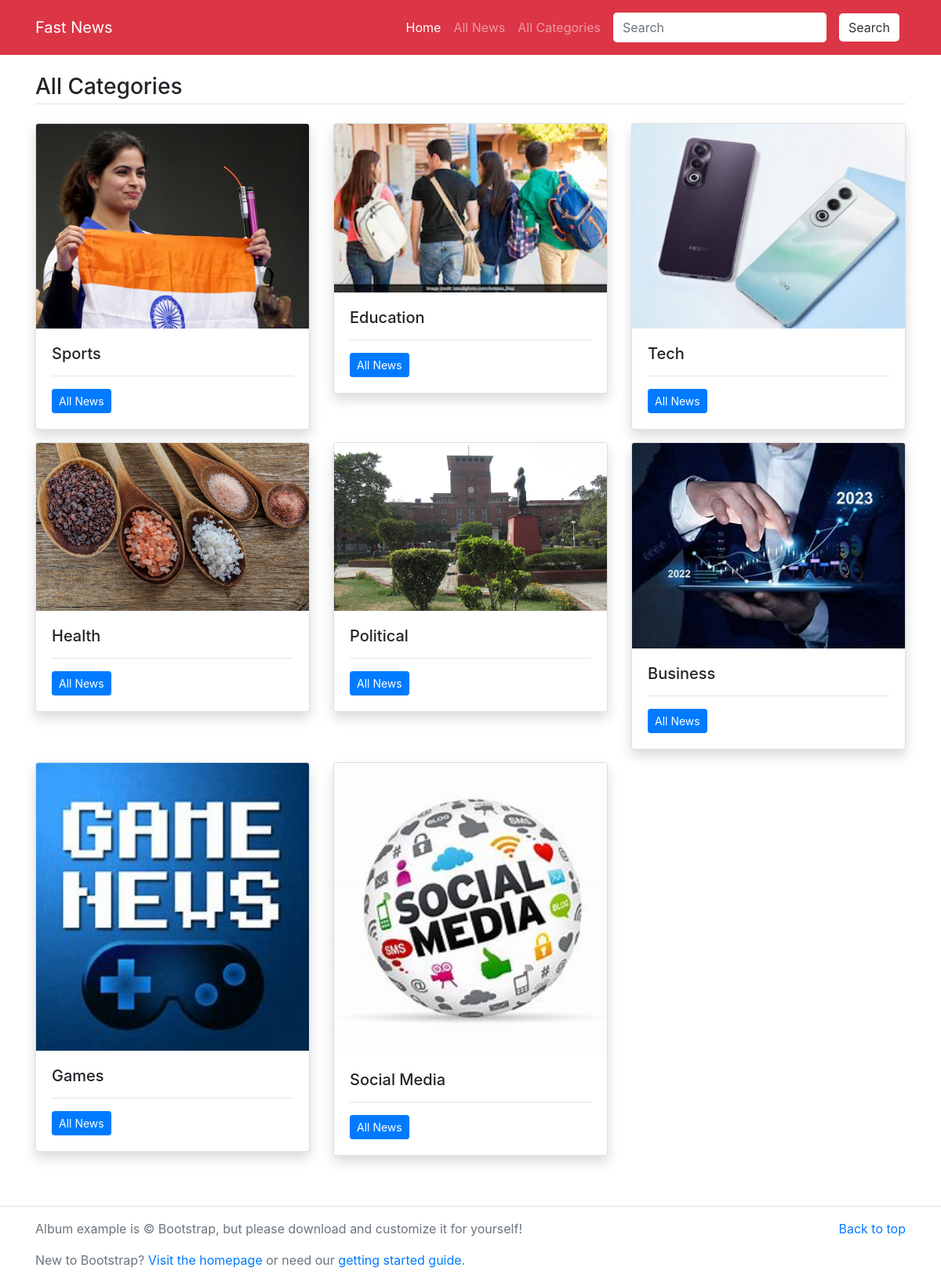
Page /all-category on the committed database.
### main/models.py (models this page shows, shortened)
class Category(models.Model):
    title=models.CharField(max_length=200)
    category_image=models.ImageField(upload_to='imgs/')
    class Meta:
        verbose_name_plural='Categories'

### main/views.py (the view)
# urls.py: path('all-category',views.all_category,name='all-category'),
def all_category(request):
    cats=Category.objects.all()
    return render(request,'category.html',{
        'cats':cats
    })

### main/templates/category.html
{% extends 'base.html' %}
{% block content %}
<main class="container mt-3 mb-5">
	<h3 class="border-bottom pb-1 my-4">All Categories</h3>
	<div class="row">
		{% for cat in cats %}
		<div class="col-md-4">
			<div class="card mb-3 shadow">
            <img src="/media/{{cat.category_image}}" class="card-img-top" alt="{{cat.title}}">
			  <div class="card-body">
			    <h5 class="card-title">{{cat.title}}</h5>
			    <hr/>
			    <p class="card-text"><a href="category/{{cat.id}}" class="btn btn-sm btn-primary">All News</a></p>
			  </div>
			</div>
		</div>
		{% endfor %}
	</div>
</main>
{% endblock %}

### rows in the picture
Category: category_image (picture), title "Sports"
Category: category_image (picture), title "Education"
Category: category_image (picture), title "Tech"
Category: category_image (picture), title "Health"
Category: category_image (picture), title "Political"
Category: category_image (picture), title "Business"
Category: category_image (picture), title "Games"
Category: category_image (picture), title "Social Media"
